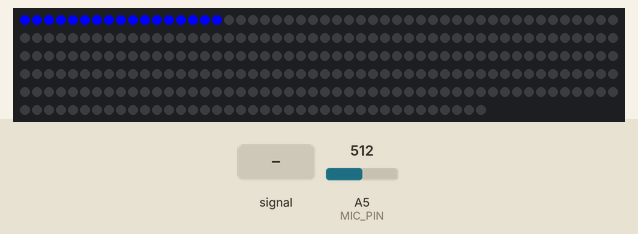
Bench run of a sketch on a simulated Arduino Uno, built with avr-gcc and run on an emulated ATmega328P. On the bench: 289 RGB LEDs in strip order, left to right, continuing on the next row. The test bench sets the inputs (shaded band); at power-on: A5 (MIC_PIN) = 512.

Above: at 1.1 s.
At 4.1 s:
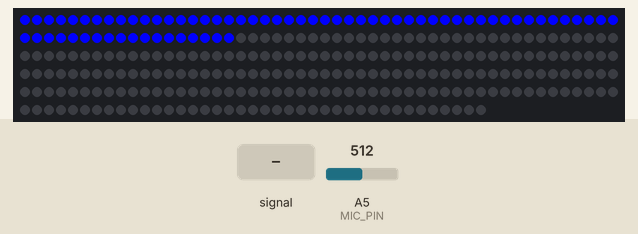
At 18.4 s:
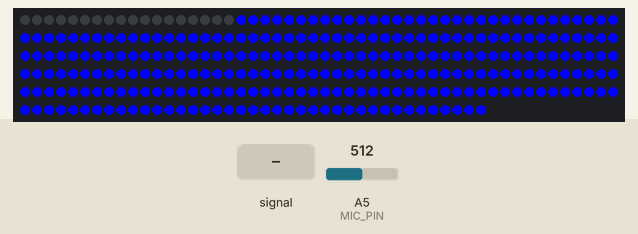

The sketch:

main.ino
```cpp
#include <Adafruit_NeoPixel.h>
#include <math.h>

#define N_ROWS  17
#define N_COLUMS  17
#define MIC_PIN   A5
#define LED_PIN    6
#define SAMPLE_WINDOW   10
#define PEAK_HANG 24
#define PEAK_FALL 4
#define INPUT_FLOOR 10
#define INPUT_CEILING 100

byte peak = 16;
unsigned int sample;
byte dotCount = 0;
byte dotHangCount = 0;
Adafruit_NeoPixel strip = Adafruit_NeoPixel(N_ROWS*N_COLUMS, LED_PIN, NEO_GRB + NEO_KHZ800);

void setup(){
  analogReference(EXTERNAL);
  // Serial.begin(9600);
  strip.begin();
  strip.show(); // Initialize all pixels to 'off'

  int j,i;
  for(j=0;j<N_ROWS;j++){
    for(i=0;i<N_COLUMS;i++){
      strip.setPixelColor((j*17)+i,strip.Color(0, 0, 255));
    }
    delay(1000);
    strip.show();
  }
}

float fscale( float originalMin, float originalMax, float newBegin, float newEnd, float inputValue, float curve){
  float OriginalRange = 0;
  float NewRange = 0;
  float zeroRefCurVal = 0;
  float normalizedCurVal = 0;
  float rangedValue = 0;
  boolean invFlag = 0;
  // condition curve parameter
  // limit range
  if (curve > 10) curve = 10;
  if (curve < -10) curve = -10;
  curve = (curve * -.1) ; // - invert and scale - this seems more intuitive - postive numbers give more weight to high end on output
  curve = pow(10, curve); // convert linear scale into lograthimic exponent for other pow function
  /*
  Serial.println(curve * 100, DEC);   // multply by 100 to preserve resolution
  Serial.println();
  */
  // Check for out of range inputValues
  if (inputValue < originalMin) {
    inputValue = originalMin;
  }
  if (inputValue > originalMax) {
    inputValue = originalMax;
  }
  // Zero Refference the values
  OriginalRange = originalMax - originalMin;

  if (newEnd > newBegin){
    NewRange = newEnd - newBegin;
  }else{
    NewRange = newBegin - newEnd;
    invFlag = 1;
  }

  zeroRefCurVal = inputValue - originalMin;
  normalizedCurVal  =  zeroRefCurVal / OriginalRange;   // normalize to 0 - 1 float
  /*
  Serial.print(OriginalRange, DEC);
  Serial.print("   ");
  Serial.print(NewRange, DEC);
  Serial.print("   ");
  Serial.println(zeroRefCurVal, DEC);
  Serial.println();
  */
  // Check for originalMin > originalMax  - the math for all other cases i.e. negative numbers seems to work out fine
  if (originalMin > originalMax ) {
    return 0;
  }
  if (invFlag == 0){
    rangedValue =  (pow(normalizedCurVal, curve) * NewRange) + newBegin;
  }else{     // invert the ranges
    rangedValue =  newBegin - (pow(normalizedCurVal, curve) * NewRange);
  }
  return rangedValue;
}

void loop(){
  unsigned long startMillis= millis();
  float peakToPeak = 0;
  unsigned int signalMax = 0;
  unsigned int signalMin = 1023;
  unsigned int c, y;

  while (millis() - startMillis < SAMPLE_WINDOW){
    sample = analogRead(MIC_PIN);
    if (sample < 1024){
      if (sample > signalMax){
        signalMax = sample;
      }else{
        if (sample < signalMin){
          signalMin = sample;
        }
      }
    }
  }
  peakToPeak = signalMax - signalMin;  // max - min = peak-peak amplitude
  // Serial.println(peakToPeak);
  for (int i=0;i<N_ROWS;i++){
    strip.setPixelColor(i,Wheel(map(i,0,N_ROWS-1,30,150)));
  }

  c = fscale(INPUT_FLOOR, INPUT_CEILING, N_ROWS, 0, peakToPeak, 2);
  if(c < peak) {
    peak = c;
    dotHangCount = 0;
  }
  if (c <= N_ROWS) {
    drawLine(N_ROWS, N_ROWS-c, strip.Color(0, 0, 0));
  }

  y = N_ROWS - peak;
  strip.setPixelColor(y-1,Wheel(map(y,0,N_ROWS-1,30,150)));
  strip.show();

  if(dotHangCount > PEAK_HANG) {
    if(++dotCount >= PEAK_FALL) {
      peak++;
      dotCount = 0;
    }
  }else {
    dotHangCount++;
  }
}

void drawLine(uint8_t from, uint8_t to, uint32_t c) {
  uint8_t fromTemp;
  if (from > to) {
    fromTemp = from;
    from = to;
    to = fromTemp;
  }
  for(int i=from; i<=to; i++){
    strip.setPixelColor(i, c);
  }
}

uint32_t Wheel(byte WheelPos) {
  if(WheelPos < 85) {
    return strip.Color(WheelPos * 3, 255 - WheelPos * 3, 0);
  }else{
    if(WheelPos < 170) {
      WheelPos -= 85;
      return strip.Color(255 - WheelPos * 3, 0, WheelPos * 3);
    }else {
      WheelPos -= 170;
      return strip.Color(0, WheelPos * 3, 255 - WheelPos * 3);
    }
  }
}
```
